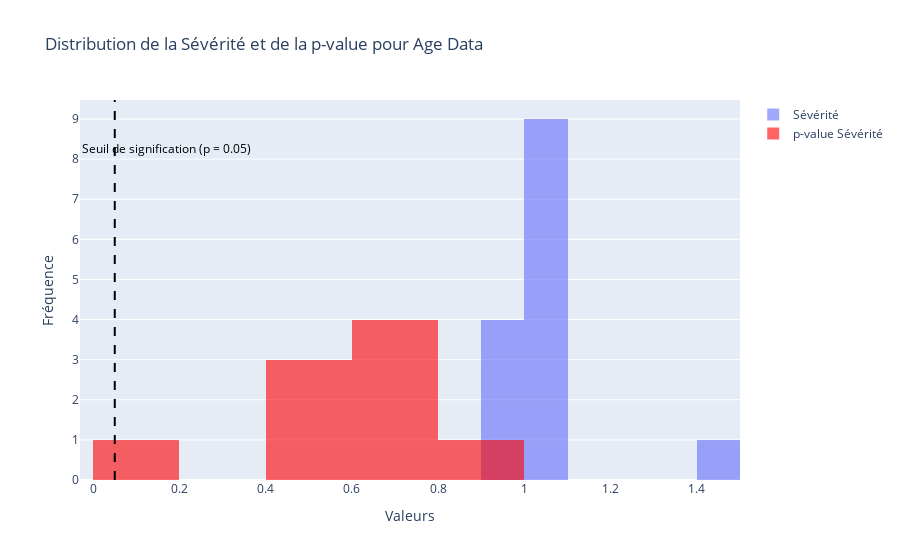
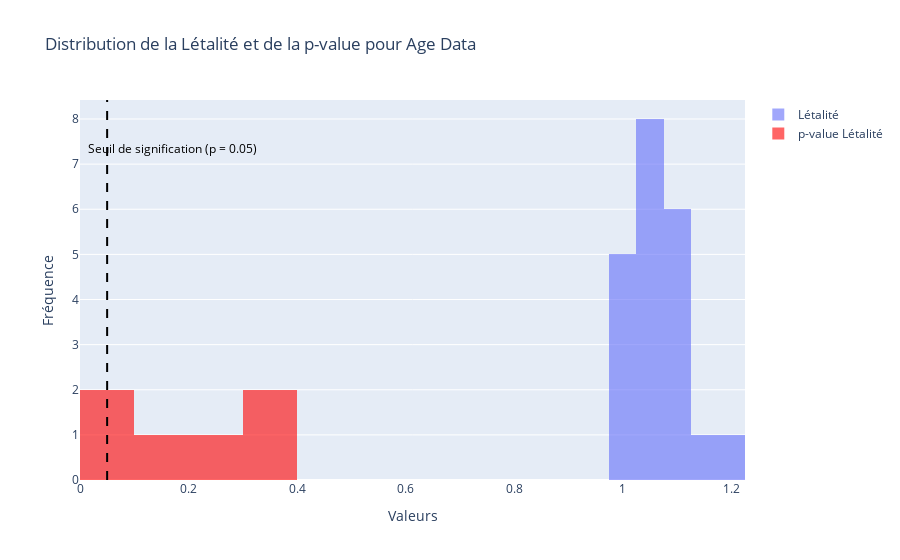
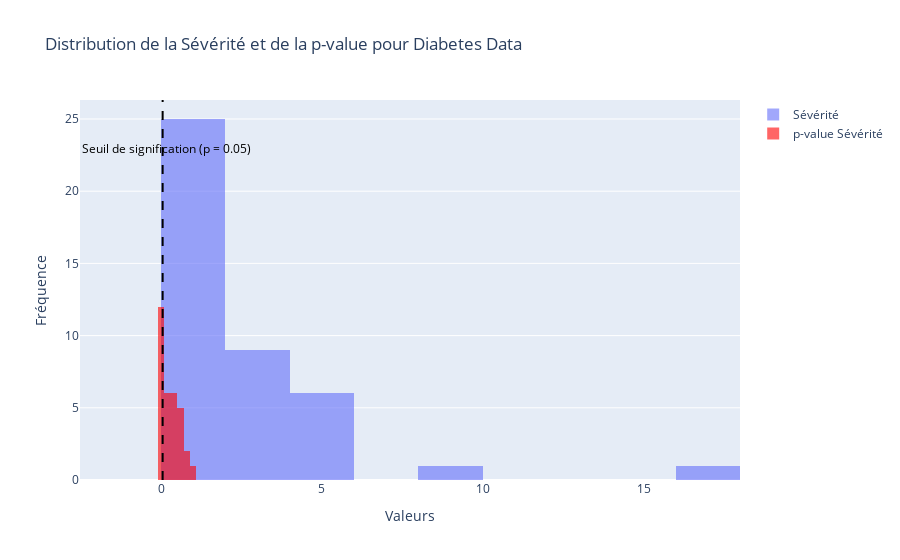
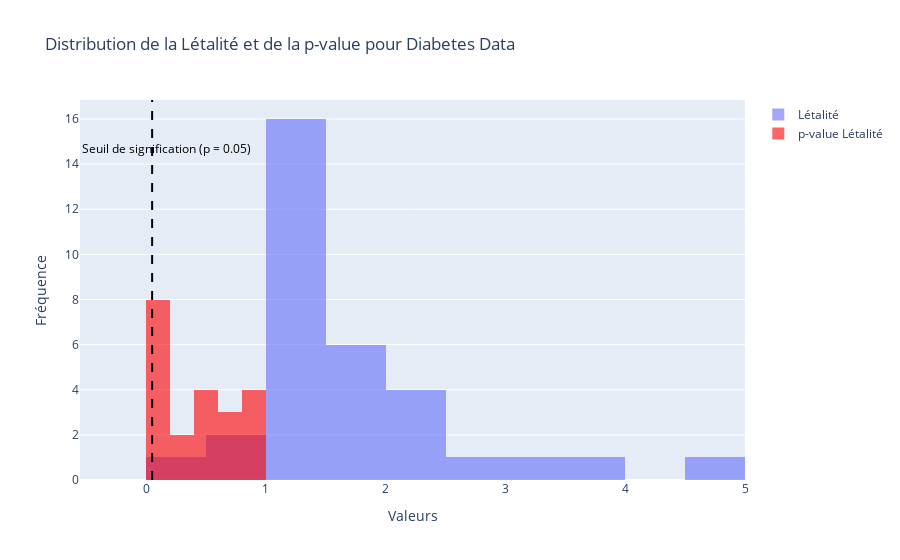

Notebook source saved alongside these figures, in order:
### Code cell
obj_analyse.affichage_statistiques(distribution = True, sample_size = False,proportion = False )

### Figure 1 — Plotly figure (JSON) as saved in the notebook; plotly's stock layout.template omitted (floating-point values rounded to 4 significant figures)
{"data": [{"name": "Sévérité", "opacity": 0.6, "type": "histogram", "x": [0.99, 0.99, 0.99, 1.01, 1.0, 1.0, 1.06, 1.46, 1.05, 1.06, 1.08, 1.02, 1.06, 0.97]}, {"marker": {"color": "red"}, "name": "p-value Sévérité", "opacity": 0.6, "type": "histogram", "x": ["0.65", "0.6", "0.55", "0.6", "0.87", "0.73", "<0.01", "0.51", "<0.01", "0.05", "<0.01", "0.52", "<0.01", "<0.05"]}], "layout": {"annotations": [{"font": {"color": "black", "size": 12}, "showarrow": false, "text": "Seuil de signification (p = 0.05)", "x": 0.17, "y": 0.9, "yref": "paper"}], "barmode": "overlay", "shapes": [{"line": {"color": "black", "dash": "dash", "width": 2}, "type": "line", "x0": 0.05, "x1": 0.05, "y0": 0, "y1": 1, "yref": "paper"}], "title": {"text": "Distribution de la Sévérité et de la p-value pour Age Data"}, "xaxis": {"title": {"text": "Valeurs"}}, "yaxis": {"title": {"text": "Fréquence"}}}}

### Figure 2 — Plotly figure (JSON) as saved in the notebook; plotly's stock layout.template omitted (floating-point values rounded to 4 significant figures)
{"data": [{"name": "Létalité", "opacity": 0.6, "type": "histogram", "x": [1.11, 1.01, 1.02, 1.02, 1.12, 1.01, 1.04, 1.08, 1.06, 1.05, 1.05, 1.0, 1.06, 1.08, 1.06, 1.03, 1.1, 1.14, 1.18, 1.06, 1.09]}, {"marker": {"color": "red"}, "name": "p-value Létalité", "opacity": 0.6, "type": "histogram", "x": ["0.18", "0.37", "<0.05", "<0.05", "<0.05", "0.38", "<0.05", "<0.01", "<0.01", "<0.01", "0.04", "<0.01", "<0.01", "<0.01", "0.03", "0.25", "<0.05", "<0.05", "<0.01", "<0.05", "<0.05"]}], "layout": {"annotations": [{"font": {"color": "black", "size": 12}, "showarrow": false, "text": "Seuil de signification (p = 0.05)", "x": 0.17, "y": 0.9, "yref": "paper"}], "barmode": "overlay", "shapes": [{"line": {"color": "black", "dash": "dash", "width": 2}, "type": "line", "x0": 0.05, "x1": 0.05, "y0": 0, "y1": 1, "yref": "paper"}], "title": {"text": "Distribution de la Létalité et de la p-value pour Age Data"}, "xaxis": {"title": {"text": "Valeurs"}}, "yaxis": {"title": {"text": "Fréquence"}}}}

### Figure 3 — Plotly figure (JSON) as saved in the notebook; plotly's stock layout.template omitted (floating-point values rounded to 4 significant figures)
{"data": [{"name": "Sévérité", "opacity": 0.6, "type": "histogram", "x": [1.47, 5.29, 4.67, 1.62, 0.79, 1.42, 5.49, 9.38, 1.34, 0.92, 1.23, 1.4, 2.06, 1.6, 1.26, 1.95, 0.54, 4.28, 1.1, 4.26, 1.7, 3.92, 2.64, 1.44, 1.44, 1.77, 2.25, 0.77, 0.42, 1.02, 1.91, 2.26, 0.71, 0.62, 2.01, 1.2, 4.42, 17.6, 2.64, 3.27, 2.17, 0.71]}, {"marker": {"color": "red"}, "name": "p-value Sévérité", "opacity": 0.6, "type": "histogram", "x": ["0.43", "<0.05", "<0.05", "0.23", "0.61", "<0.05", "<0.05", "<0.05", "0.05", "0.84", "0.06", "0.68", "0.15", "<0.05", "0.56", "0.06", "0.26", "0", "0.88", "0", "0.21", "0", "0.01", "0.43", "0.43", "<0.05", "<0.05", "0.51", "0.09", "0.97", "0.2", "0.05", "0.38", "0.36", "<0.01", "0.57", "0.01", "<0.01", "0.09", "0.01", "0.19", "0.35"]}], "layout": {"annotations": [{"font": {"color": "black", "size": 12}, "showarrow": false, "text": "Seuil de signification (p = 0.05)", "x": 0.17, "y": 0.9, "yref": "paper"}], "barmode": "overlay", "shapes": [{"line": {"color": "black", "dash": "dash", "width": 2}, "type": "line", "x0": 0.05, "x1": 0.05, "y0": 0, "y1": 1, "yref": "paper"}], "title": {"text": "Distribution de la Sévérité et de la p-value pour Diabetes Data"}, "xaxis": {"title": {"text": "Valeurs"}}, "yaxis": {"title": {"text": "Fréquence"}}}}

### Figure 4 — Plotly figure (JSON) as saved in the notebook; plotly's stock layout.template omitted (floating-point values rounded to 4 significant figures)
{"data": [{"name": "Létalité", "opacity": 0.6, "type": "histogram", "x": [0.44, 1.13, 1.1, 1.24, 2.06, 1.08, 2.45, 1.3, 1.4, 1.01, 2.8, 1.06, 1.97, 2.01, 1.89, 1.16, 1.76, 0.57, 0.64, 3.47, 1.7, 1.18, 1.04, 1.16, 1.49, 1.68, 4.88, 3.54, 1.59, 1.15, 1.39, 2.09, 1.24]}, {"marker": {"color": "red"}, "name": "p-value Létalité", "opacity": 0.6, "type": "histogram", "x": ["<0.05", "0.05", "0.88", "0.11", "0.55", "0.8", "<0.05", "0.44", "<0.01", "0.87", "<0.05", "0.09", "<0.05", "<0.01", "<0.05", "0.7", "0.09", "<0.05", "<0.05", "0.05", "0.25", "0.59", "0.93", "0.75", "0.18", "0.08", "0.02", "<0.01", "<0.01", "0.67", "0.29", "<0.05", "0.51"]}], "layout": {"annotations": [{"font": {"color": "black", "size": 12}, "showarrow": false, "text": "Seuil de signification (p = 0.05)", "x": 0.17, "y": 0.9, "yref": "paper"}], "barmode": "overlay", "shapes": [{"line": {"color": "black", "dash": "dash", "width": 2}, "type": "line", "x0": 0.05, "x1": 0.05, "y0": 0, "y1": 1, "yref": "paper"}], "title": {"text": "Distribution de la Létalité et de la p-value pour Diabetes Data"}, "xaxis": {"title": {"text": "Valeurs"}}, "yaxis": {"title": {"text": "Fréquence"}}}}
